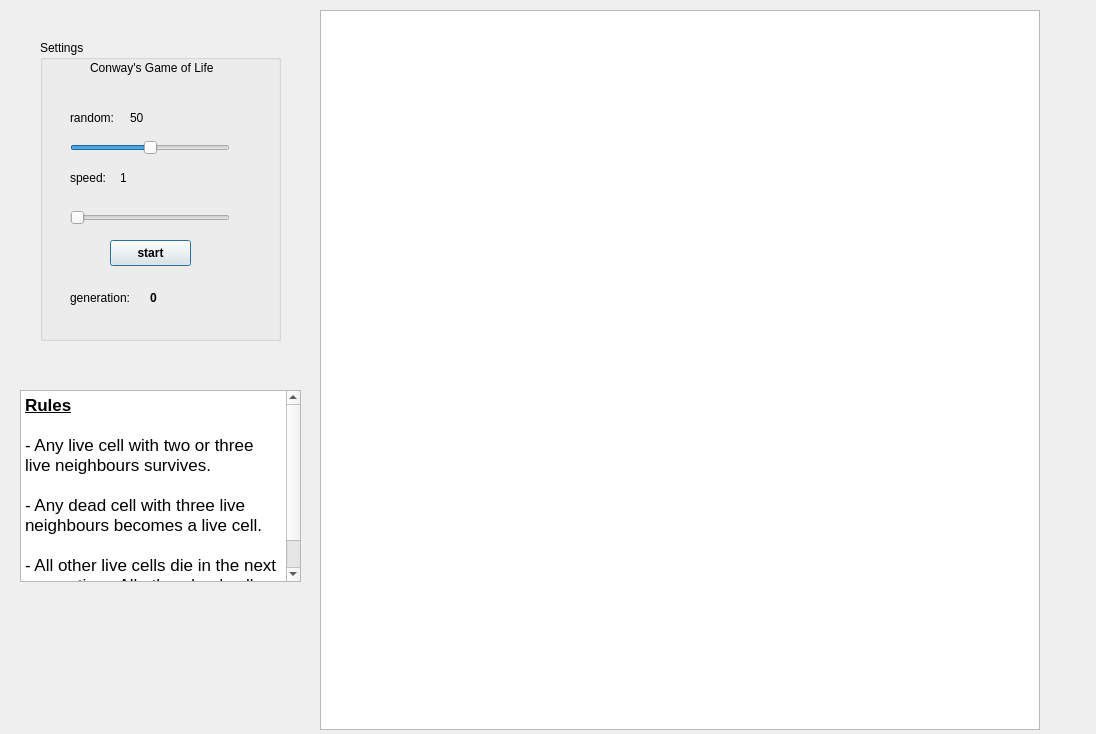
<?xml version="1.0" encoding="UTF-8"?>
<ui version="4.0">
 <class>GameOfLife</class>
 <widget class="QDialog" name="GameOfLife">
  <property name="geometry">
   <rect>
    <x>0</x>
    <y>0</y>
    <width>1096</width>
    <height>734</height>
   </rect>
  </property>
  <property name="focusPolicy">
   <enum>Qt::NoFocus</enum>
  </property>
  <property name="windowTitle">
   <string>GameOfLife</string>
  </property>
  <widget class="QGroupBox" name="groupBox">
   <property name="geometry">
    <rect>
     <x>40</x>
     <y>40</y>
     <width>241</width>
     <height>301</height>
    </rect>
   </property>
   <property name="title">
    <string>Settings</string>
   </property>
   <widget class="QLabel" name="label">
    <property name="geometry">
     <rect>
      <x>50</x>
      <y>20</y>
      <width>151</width>
      <height>16</height>
     </rect>
    </property>
    <property name="text">
     <string>Conway's Game of Life</string>
    </property>
   </widget>
   <widget class="QLabel" name="label_3">
    <property name="geometry">
     <rect>
      <x>30</x>
      <y>70</y>
      <width>61</width>
      <height>16</height>
     </rect>
    </property>
    <property name="text">
     <string>random:</string>
    </property>
   </widget>
   <widget class="QSlider" name="sldr_random">
    <property name="geometry">
     <rect>
      <x>30</x>
      <y>100</y>
      <width>160</width>
      <height>16</height>
     </rect>
    </property>
    <property name="minimum">
     <number>1</number>
    </property>
    <property name="maximum">
     <number>99</number>
    </property>
    <property name="value">
     <number>50</number>
    </property>
    <property name="orientation">
     <enum>Qt::Horizontal</enum>
    </property>
   </widget>
   <widget class="QPushButton" name="btn_startStop">
    <property name="geometry">
     <rect>
      <x>70</x>
      <y>200</y>
      <width>81</width>
      <height>26</height>
     </rect>
    </property>
    <property name="font">
     <font>
      <weight>75</weight>
      <bold>true</bold>
      <underline>false</underline>
     </font>
    </property>
    <property name="autoFillBackground">
     <bool>false</bool>
    </property>
    <property name="text">
     <string>start</string>
    </property>
   </widget>
   <widget class="QLabel" name="label_4">
    <property name="geometry">
     <rect>
      <x>30</x>
      <y>130</y>
      <width>60</width>
      <height>16</height>
     </rect>
    </property>
    <property name="text">
     <string>speed:</string>
    </property>
   </widget>
   <widget class="QSlider" name="sldr_speed">
    <property name="geometry">
     <rect>
      <x>30</x>
      <y>170</y>
      <width>160</width>
      <height>16</height>
     </rect>
    </property>
    <property name="minimum">
     <number>1</number>
    </property>
    <property name="maximum">
     <number>10</number>
    </property>
    <property name="orientation">
     <enum>Qt::Horizontal</enum>
    </property>
   </widget>
   <widget class="QLabel" name="label_5">
    <property name="geometry">
     <rect>
      <x>30</x>
      <y>250</y>
      <width>81</width>
      <height>16</height>
     </rect>
    </property>
    <property name="text">
     <string>generation:</string>
    </property>
   </widget>
   <widget class="QLabel" name="lbl_random">
    <property name="geometry">
     <rect>
      <x>90</x>
      <y>70</y>
      <width>60</width>
      <height>16</height>
     </rect>
    </property>
    <property name="text">
     <string>50</string>
    </property>
   </widget>
   <widget class="QLabel" name="lbl_speed">
    <property name="geometry">
     <rect>
      <x>80</x>
      <y>130</y>
      <width>60</width>
      <height>16</height>
     </rect>
    </property>
    <property name="text">
     <string>1</string>
    </property>
   </widget>
   <widget class="QLabel" name="lbl_gen">
    <property name="geometry">
     <rect>
      <x>110</x>
      <y>250</y>
      <width>60</width>
      <height>16</height>
     </rect>
    </property>
    <property name="font">
     <font>
      <weight>75</weight>
      <bold>true</bold>
     </font>
    </property>
    <property name="text">
     <string>0</string>
    </property>
   </widget>
  </widget>
  <widget class="QGraphicsView" name="graview">
   <property name="geometry">
    <rect>
     <x>320</x>
     <y>10</y>
     <width>720</width>
     <height>720</height>
    </rect>
   </property>
   <property name="palette">
    <palette>
     <active>
      <colorrole role="WindowText">
       <brush brushstyle="SolidPattern">
        <color alpha="255">
         <red>255</red>
         <green>38</green>
         <blue>0</blue>
        </color>
       </brush>
      </colorrole>
      <colorrole role="Text">
       <brush brushstyle="SolidPattern">
        <color alpha="255">
         <red>255</red>
         <green>38</green>
         <blue>0</blue>
        </color>
       </brush>
      </colorrole>
      <colorrole role="PlaceholderText">
       <brush brushstyle="SolidPattern">
        <color alpha="128">
         <red>255</red>
         <green>38</green>
         <blue>0</blue>
        </color>
       </brush>
      </colorrole>
     </active>
     <inactive>
      <colorrole role="WindowText">
       <brush brushstyle="SolidPattern">
        <color alpha="255">
         <red>255</red>
         <green>38</green>
         <blue>0</blue>
        </color>
       </brush>
      </colorrole>
      <colorrole role="Text">
       <brush brushstyle="SolidPattern">
        <color alpha="255">
         <red>255</red>
         <green>38</green>
         <blue>0</blue>
        </color>
       </brush>
      </colorrole>
      <colorrole role="PlaceholderText">
       <brush brushstyle="SolidPattern">
        <color alpha="128">
         <red>255</red>
         <green>38</green>
         <blue>0</blue>
        </color>
       </brush>
      </colorrole>
     </inactive>
     <disabled>
      <colorrole role="WindowText">
       <brush brushstyle="SolidPattern">
        <color alpha="63">
         <red>0</red>
         <green>0</green>
         <blue>0</blue>
        </color>
       </brush>
      </colorrole>
      <colorrole role="Text">
       <brush brushstyle="SolidPattern">
        <color alpha="63">
         <red>0</red>
         <green>0</green>
         <blue>0</blue>
        </color>
       </brush>
      </colorrole>
      <colorrole role="PlaceholderText">
       <brush brushstyle="SolidPattern">
        <color alpha="128">
         <red>0</red>
         <green>0</green>
         <blue>0</blue>
        </color>
       </brush>
      </colorrole>
     </disabled>
    </palette>
   </property>
  </widget>
  <widget class="QTextBrowser" name="textBrowser">
   <property name="geometry">
    <rect>
     <x>20</x>
     <y>390</y>
     <width>281</width>
     <height>192</height>
    </rect>
   </property>
   <property name="html">
    <string>&lt;!DOCTYPE HTML PUBLIC &quot;-//W3C//DTD HTML 4.0//EN&quot; &quot;http://www.w3.org/TR/REC-html40/strict.dtd&quot;&gt;
&lt;html&gt;&lt;head&gt;&lt;meta name=&quot;qrichtext&quot; content=&quot;1&quot; /&gt;&lt;style type=&quot;text/css&quot;&gt;
p, li { white-space: pre-wrap; }
&lt;/style&gt;&lt;/head&gt;&lt;body style=&quot; font-family:'.AppleSystemUIFont'; font-size:13pt; font-weight:400; font-style:normal;&quot;&gt;
&lt;p style=&quot; margin-top:0px; margin-bottom:0px; margin-left:0px; margin-right:0px; -qt-block-indent:0; text-indent:0px;&quot;&gt;&lt;span style=&quot; font-weight:600; text-decoration: underline;&quot;&gt;Rules&lt;/span&gt;&lt;/p&gt;
&lt;p style=&quot;-qt-paragraph-type:empty; margin-top:0px; margin-bottom:0px; margin-left:0px; margin-right:0px; -qt-block-indent:0; text-indent:0px;&quot;&gt;&lt;br /&gt;&lt;/p&gt;
&lt;p style=&quot; margin-top:0px; margin-bottom:0px; margin-left:0px; margin-right:0px; -qt-block-indent:0; text-indent:0px;&quot;&gt;- Any live cell with two or three live neighbours survives.&lt;/p&gt;
&lt;p style=&quot;-qt-paragraph-type:empty; margin-top:0px; margin-bottom:0px; margin-left:0px; margin-right:0px; -qt-block-indent:0; text-indent:0px;&quot;&gt;&lt;br /&gt;&lt;/p&gt;
&lt;p style=&quot; margin-top:0px; margin-bottom:0px; margin-left:0px; margin-right:0px; -qt-block-indent:0; text-indent:0px;&quot;&gt;- Any dead cell with three live neighbours becomes a live cell.&lt;/p&gt;
&lt;p style=&quot;-qt-paragraph-type:empty; margin-top:0px; margin-bottom:0px; margin-left:0px; margin-right:0px; -qt-block-indent:0; text-indent:0px;&quot;&gt;&lt;br /&gt;&lt;/p&gt;
&lt;p style=&quot; margin-top:0px; margin-bottom:0px; margin-left:0px; margin-right:0px; -qt-block-indent:0; text-indent:0px;&quot;&gt;- All other live cells die in the next generation.  All other dead cells stay dead.&lt;/p&gt;&lt;/body&gt;&lt;/html&gt;</string>
   </property>
  </widget>
 </widget>
 <resources/>
 <connections>
  <connection>
   <sender>sldr_speed</sender>
   <signal>valueChanged(int)</signal>
   <receiver>lbl_speed</receiver>
   <slot>setNum(int)</slot>
   <hints>
    <hint type="sourcelabel">
     <x>119</x>
     <y>347</y>
    </hint>
    <hint type="destinationlabel">
     <x>129</x>
     <y>317</y>
    </hint>
   </hints>
  </connection>
  <connection>
   <sender>sldr_random</sender>
   <signal>valueChanged(int)</signal>
   <receiver>lbl_random</receiver>
   <slot>setNum(int)</slot>
   <hints>
    <hint type="sourcelabel">
     <x>129</x>
     <y>137</y>
    </hint>
    <hint type="destinationlabel">
     <x>139</x>
     <y>107</y>
    </hint>
   </hints>
  </connection>
 </connections>
</ui>
